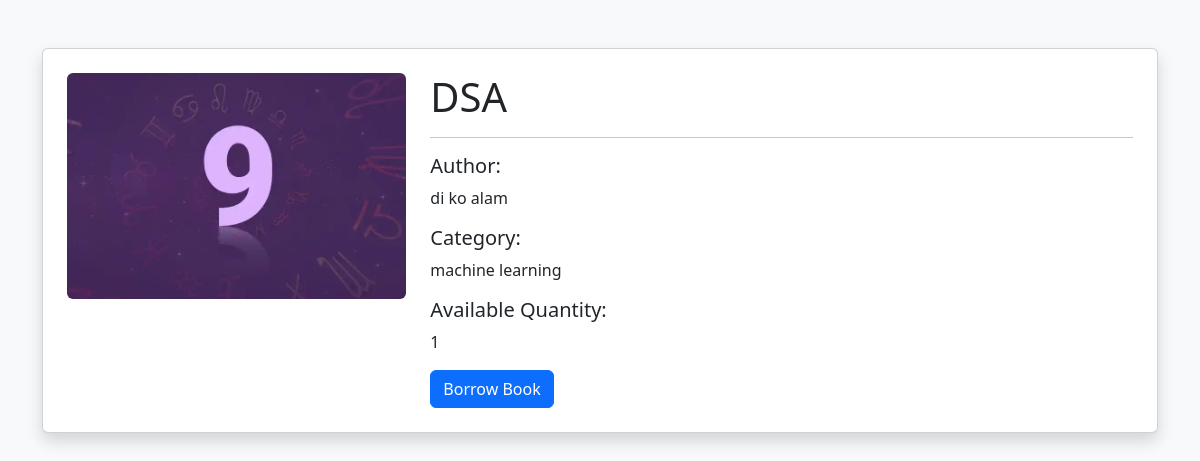
Before: /book/2 with the older database file.
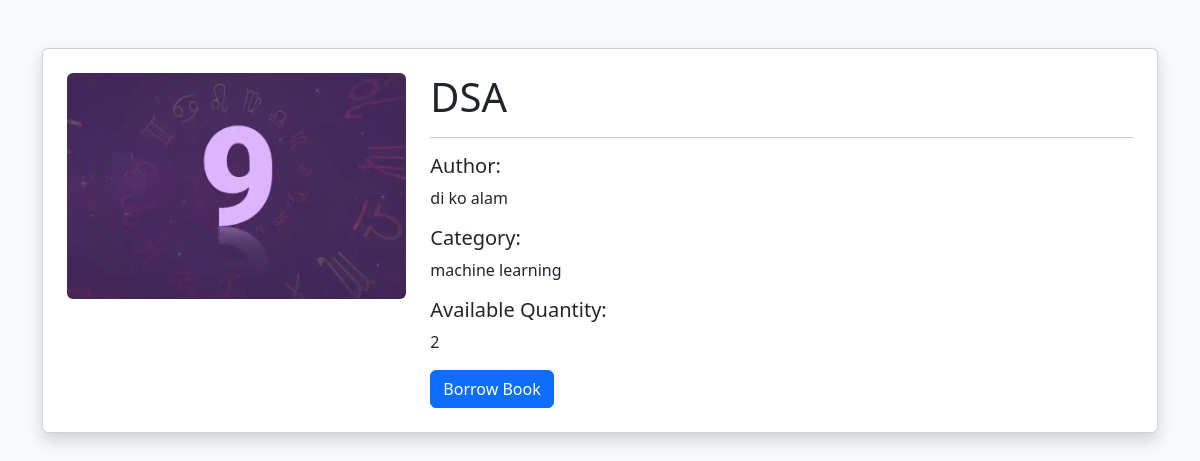
After: the same page with the newer database file.
### tables this page shows
CREATE TABLE books (
    id INTEGER PRIMARY KEY AUTOINCREMENT,
    title TEXT NOT NULL,
    author TEXT NOT NULL,
    category TEXT NOT NULL,
    quantity INTEGER NOT NULL,
    cover_image TEXT
);

### app.py (the view)
@app.route('/book/<int:id>')
def book_details(id):
    conn = sqlite3.connect('database.db')
    cursor = conn.cursor()
    cursor.execute(
        "SELECT * FROM books WHERE id = ?",
        (id,)
    )
    book = cursor.fetchone()
    conn.close()
    return render_template(
        'book_details.html',
        book=book
    )

### templates/book_details.html (shortened to what this page needs)
<!DOCTYPE html>
<html>
<head>
    <link href="https://cdn.jsdelivr.net/npm/bootstrap@5.3.3/dist/css/bootstrap.min.css" rel="stylesheet">
</head>
<body class="bg-light">
<div class="container mt-5">
    <div class="card shadow p-4">
        <div class="row">
            <div class="col-md-4">
                {% if book[5] %}
                <img
                    src="{{ url_for('static', filename='uploads/' + book[5]) }}"
                    class="img-fluid rounded"
                >
                {% endif %}
            </div>
            <div class="col-md-8">
                <h1>{{ book[1] }}</h1>
                <hr>
                <h5>Author:</h5>
                <p>{{ book[2] }}</p>
                <h5>Category:</h5>
                <p>{{ book[3] }}</p>
                <h5>Available Quantity:</h5>
                <p>{{ book[4] }}</p>
                <a
                    href="/borrow_book/{{ book[0] }}"
                    class="btn btn-primary"
                >
                    Borrow Book
                </a>
            </div>
        </div>
    </div>
</div>
</body>
</html>

Changed rows visible on the page:
changed books "DSA": quantity "1" → "2"
